Frame 1 (no input): blank canvas, image omitted
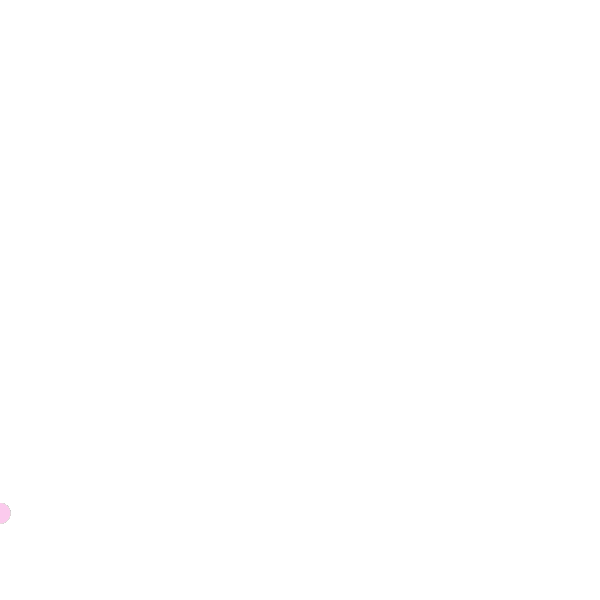
Frame 60 (the mouse pressed at the canvas centre just before this capture)
Frame 120 (the mouse held since frame 60 and released just before this capture): blank canvas, image omitted

The Processing sketch that drew this single still picture (run headless with seeded random() and noise(); from frame 60 on, the mouse is pressed at the canvas centre):

// Processing sketch: processing_92433
// ── processing_92433.pde

//Dongjae "Krystofer" Kim
//10 March 2013
//200 Objects


int num_of_ellipse = 200;
float[] sprinkleX = new float[num_of_ellipse];
float[] sprinkleY = new float[num_of_ellipse];
float[] sSpeed = new float[num_of_ellipse];
float gravity = .3;
int currentClick = 0;

void draw() {
  background(255);
  for (int i = 0; i < num_of_ellipse; i++) {
    dummy(sprinkleX[i], sprinkleY[i], sSpeed[i]+3);
    sprinkleY[i] += sSpeed[i];
    sSpeed[i] += gravity;
  }
}


void mouseDragged() {
  sprinkleX[currentClick] = mouseX;
  sprinkleY[currentClick] = mouseY;
  sSpeed[currentClick] = -10;
  currentClick +=1;
  if (currentClick >= num_of_ellipse) {
    currentClick =0;
  }
}
void setup() {
  size(600, 600);
  smooth();
}
//void draw() {
//  background(255);
//  for (int x = 0; x < 606; x += 6) {
//    for (int y = 0; y < 606; y += 6) {
//      dummy(x, y, 5);
//    }
//  }
//}

void dummy(float x, float y, float radius) {

  noStroke();  
  fill(random(170, 255), random(170, 255), random(170, 255));
  ellipse(x, y, radius, radius);
}
